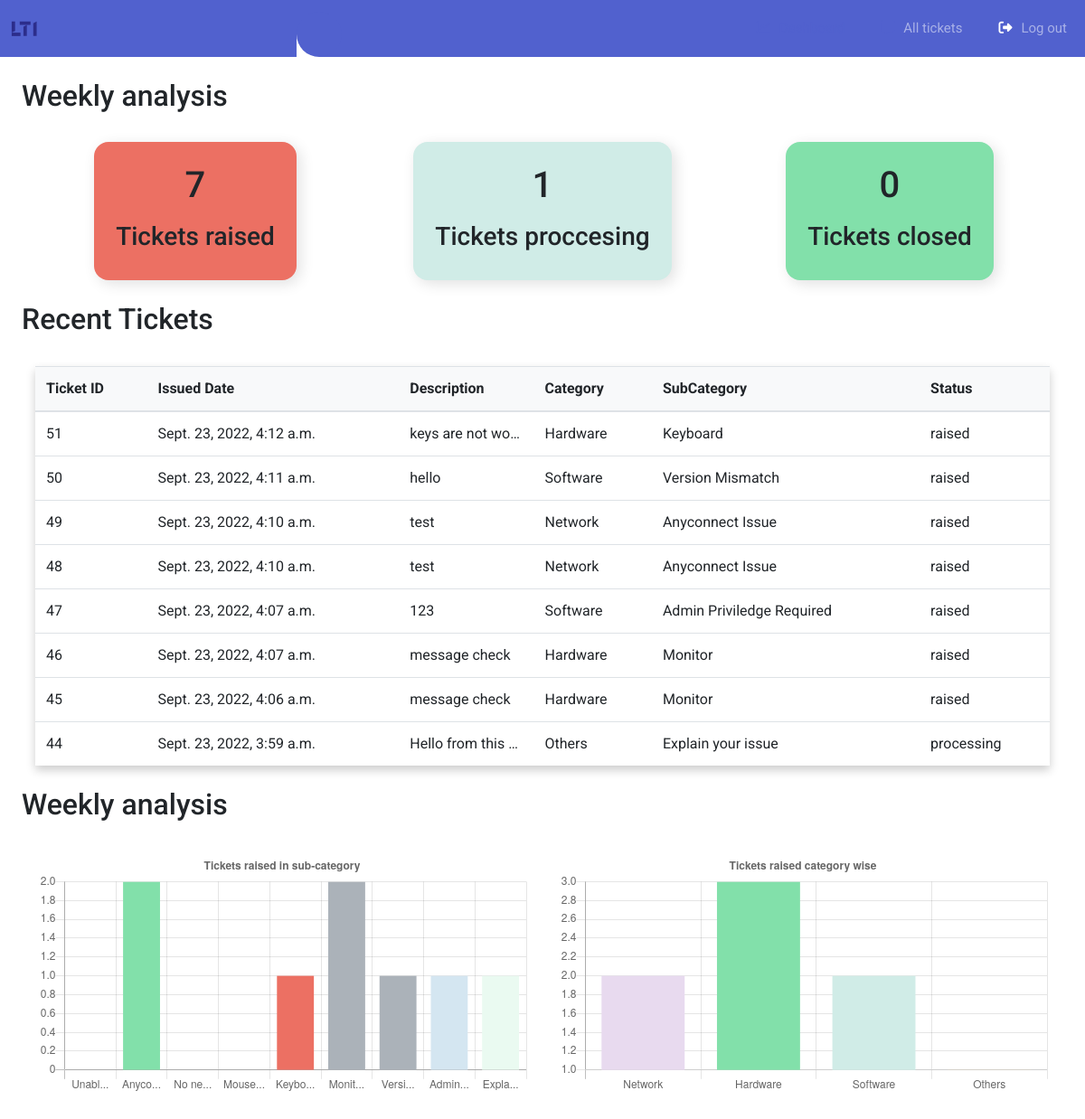
Before: /dashboard (signed in) with the older database file.
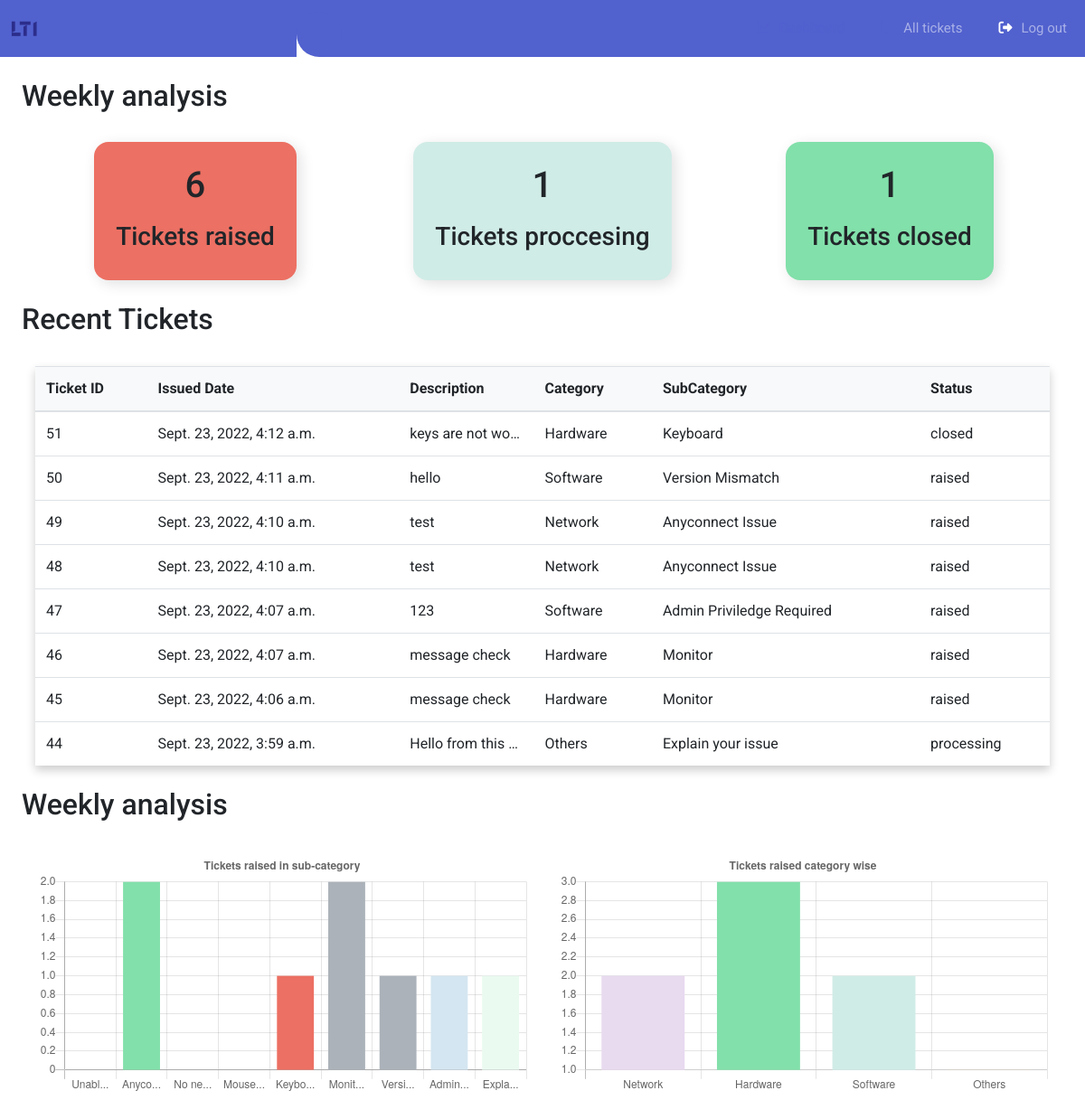
After: the same page with the newer database file.
### Tickets/models.py (models this page shows, shortened)
class Ticket(models.Model):
    ticket_status = [
    ('raised', 'raised'),
    ('processing', 'processing'),
    ('closed', 'closed'),
]
    user_id = models.ForeignKey(Profile,related_name='user',on_delete=models.CASCADE)
    status = models.CharField(max_length=100,choices=ticket_status)
    category = models.CharField(max_length=100) # in case future error arises convert it to char field
    subCategory = models.CharField(max_length=100)
    description = models.TextField()
    issue_date = models.DateTimeField(auto_now_add=True)

### Admin/views.py (the view)
# urls.py: path("dashboard",views.dashboard.as_view(), name="dashboard"),
class dashboard(APIView):
    renderer_classes = [TemplateHTMLRenderer]
    template_name = 'dashboard.html'
    def get(self, request):
        if 'user_id' not in request.session:
            return redirect('/')
        else:
            queryset = Ticket.objects.all().values()[::-1][:10]
            status_set = Ticket.objects.all().values('status')
            print(status_set)
            number = {'raised':0,'processing':0,'closed':0}
            for y in status_set:
                if y['status'] == 'raised':
                    number['raised'] += 1
                elif y['status'] == 'processing':
                    number['processing'] += 1
                elif y['status'] == 'closed':
                    number['closed'] += 1
            print(number)
            all_categ = Category.objects.all().values()
            categ = {}
            sub_categ = {}
            for i in all_categ:
                sub_cat = {}
                sub_category = SubCategory.objects.all().filter(category_id=i['id']).values()
                for j in sub_category:
                    sub_cat[j['subcategory']] = Ticket.objects.all().filter(subCategory=j['subcategory']).count()
                categ[i['category']] = Ticket.objects.all().filter(category=i['category']).count()
                sub_categ[i['category']] = sub_cat
            print(sub_categ)
            dict_categ = dumps(categ)
            dict_subcat = dumps(sub_categ)
            return render(request,'dashboard.html',{'list': queryset,'value_count':number, 'data_send':dict_categ,'data_send2':dict_subcat})

### Admin/templates/dashboard.html (shortened to what the changed rows need)
{% load static %}
<!DOCTYPE html>
<html lang="en">
  <head>
    <link rel="stylesheet" href="{% static 'dashboard/fonts/icomoon/style.css' %}" />
    <link
      rel="stylesheet"
      href="https://cdnjs.cloudflare.com/ajax/libs/font-awesome/6.2.0/css/all.min.css"
    />
    <link rel="stylesheet" href="{% static 'dashboard/css/bootstrap.min.css' %}" />
    <link rel="stylesheet" href="{% static 'dashboard/css/dashboard_style.css' %}" />
  </head>
  <body>
    <div class="container">
        <h2 style="margin-left:2% ;">Weekly analysis</h2>
        <div class="row">
            <div class="col-md-12 col-lg-4">
                <div class="drop">
                    <div class="drop__container" style="background-color: #EC7063;">
                        <header>
                            <h1>{{value_count.raised}}</h1>
                        </header>
                    </div>
                </div>
            </div>
            <div class="col-md-12 col-lg-4">
                <div class="drop" >
                    <div class="drop__container" style="background-color: #D0ECE7;">
                        <header>
                            <h1>{{value_count.processing}}</h1>
                        </header>
                    </div>
                </div>
            </div>
            <div class="col-md-12 col-lg-4">
                <div class="drop">
                    <div class="drop__container" style="background-color: #82E0AA;">
                        <header>
                            <h1>{{value_count.closed}}</h1>
                        </header>
                    </div>
                </div>
            </div>
        </div>
        <h2 style="margin-left:2% ;">Recent Tickets</h2>
        <div class="row">
            <div class="col-md-12 col-lg-12">
                <div class="container" id="usertable">
                    <div class="shadow-4 rounded-5 overflow-hidden">
                        <table class="table align-middle mb-0 bg-white" >
                            <thead class="bg-light" id="head">
                                <tr>
                                    <th>Ticket ID</th>
                                    <th>Issued Date</th>
                                    <th>Description</th>
                                    <th style="">Category</th>
                                    <th style="">SubCategory</th>
                                    <th>Status</th>
                                </tr>
                              </thead>
                            <tbody>
                                {% for r in list %}
                                  <tr onclick="myFunc(this)">
                                  <td>{{r.id}}</td>
                                  <td>{{r.issue_date}}</td>
                                  <td style=
                                  "max-width:100px ;
                                    white-space: nowrap;
                                    overflow: hidden;
                                    text-overflow: ellipsis">{{r.description}}</td>
                                  <td>{{r.category}}</td>
                                  <td>{{r.subCategory}}</td>
                                  <td>{{r.status}}</td>
                                  </tr>
                                  {% endfor %}
                              </tbody>
                          </table>
                    </div>
                </div>
            </div>
        </div>
        <h2 style="margin-left:2% ;">Weekly analysis</h2>
    </div>
   <script>
       var canvas = document.getElementById('myChart');
       var canvas1 = document.getElementById('myChart1');
    //    var canvas2 = document.getElementById('myChart2');
    //    var canvas3 = document.getElementById('myChart3');
    //    var canvas4 = document.getElementById('myChart4');
       var data_r = JSON.parse("{{data_send|escapejs}}");
       var data_s = JSON.parse("{{data_send2|escapejs}}")
       var label_l = []
       var data_l = []
    //    var list_l = ['myChart1','myChart2','myChart3','myChart4'];
    //    var k=0
       var barColors = ["#E8DAEF","#82E0AA","#D0ECE7","#FAD7A0","#EC7063","#ABB2B9","FBEEE6","#D4E6F1","#EAFAF1"];
       for(var x in data_r){
           label_l.push(x)
           data_l.push(data_r[x])
       }
       var label_r = []
    var data_r = []
       for (var y in data_s){
        for(var x in data_s[y]){
           label_r.push(x.slice(0,5)+"...")
           data_r.push(data_s[y][x])
       }
// k++;
}
// console.log(list_l[k])
        new Chart(myChart1, {
        type: "bar",
        data: {
            labels: label_r,
         datasets: [{
            // backgroundColor: barColors,
            backgroundColor: barColors.slice(0,label_r.length),
            data: data_r
    }]
  },
  options: {
    legend: {
    display: false},
    title: {
      display: true,
      text: "Tickets raised in sub-category",
    }
  }
});
new Chart("myChart", {
  type: "bar",
  data: {
    labels: label_l,
    datasets: [{
      backgroundColor: barColors,
      data: data_l
    }]
  },
  options: {
    legend: {
    display: false},
    title: {
      display: true,
      text: "Tickets raised category wise"
    }
  }
});
</script>
  </body>
</html>

Changed rows visible on the page:
changed Ticket "Keyboard": status "raised" → "closed"
Other visible differences:
{{ value_count.raised }}: "7" → "6"
{{ value_count.closed }}: "0" → "1"
